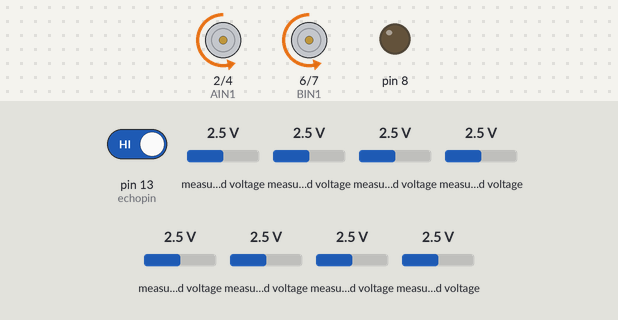
Bench run of a sketch on a simulated Arduino Nano, built with avr-gcc and run on an emulated ATmega328P. Shown: motor-driver pin pairs drawn as motors (green arrow = first pin HIGH = forward, orange = second pin HIGH = backward, longer = more drive, scaled by the enable pin), output pins drawn as LEDs (lit = HIGH). The test bench sets the inputs (shaded band); at power-on: measured voltage 2.5 V, pin 13 (echopin) HIGH.

Above: at 1.3 s.
1.4 s: measured voltage (sensor 200) set to 3.8 V
At 2.5 s:
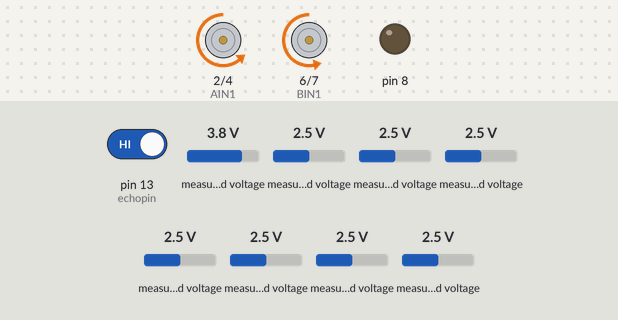
3.0 s: measured voltage (sensor 207) set to 2.7 V
At 5.6 s:
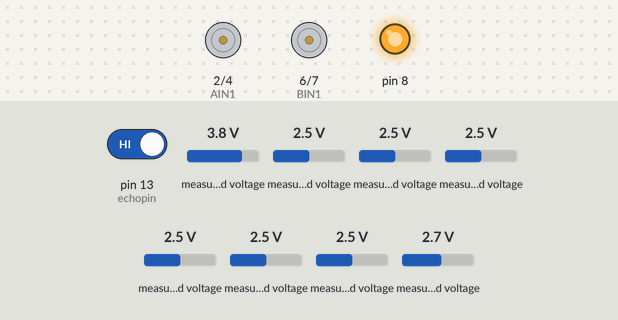
At 6.2 s:
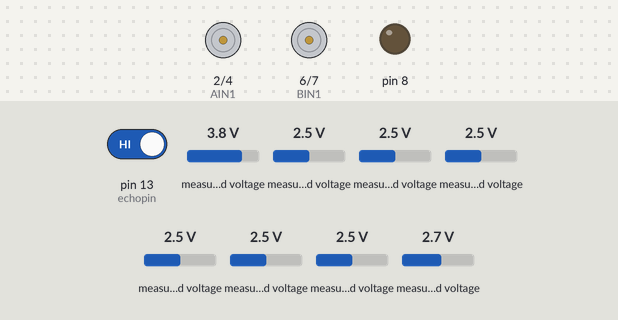
Timing chart, 0 to 7.7 s (numbered marks = the images above; inputs shaded):
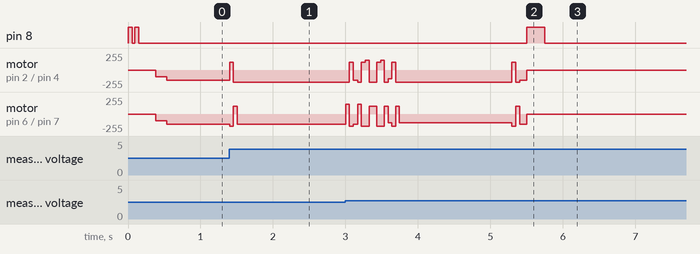

Measured:
- the behaviour switches between 2.5 and 2.6 V on measured voltage (sensor 207) (found by bisection; images 1 and 2)
- after the input at 1.4 s, motor on pin 2 (AIN1) / pin 4 (AIN2): backward 150/255 → backward 180/255 at once; motor on pin 6 (BIN1) / pin 7 (BIN2): backward 150/255 → backward 180/255 at once, → forward 120/255 0.05 s later, → backward 150/255 0.05 s later
- after the input at 3.0 s, pin 8: LOW → HIGH after 2.5 s, → LOW 0.25 s later

The sketch:

FIRST_MESSION222.ino
```cpp
void setup() {
  RobotSetup();     //Setup the robot >>
  BEEP(2, 60, 30);  //Sound

//Sample();
 StartPlan();
}

void loop() {

  MotorStop();      //MotorStop
}
```

EDIT_PLAN.ino
```cpp
void StartPlan() {
  MotorStop();
  OK(); delay(200);
  //Beep(250);
  Motor(100, 100); delay(150);

  // fline(200,20,100,'l','x');
  // fline(200,20,100,'r','x');
  // Line_Left(250, 'l');

  //ine_Left(220, 'l');
 Line_Left(150, 'l');
 Line_Right(150, 'r');
 Line_Stop(100, 'x');
 Motor(150,150);delay(60);
 TurnR();
Line_Left(150, 'l');
  Line_Right(150, 'r');
 Line_Left(150, 'l');
  Line_Stop(100, 'x');
 Motor(130,130);delay(50);
 TurnL();
 //Line_Left(130, 'l');

  Line_Timer(130, 1550);
  Line_Left(100, 'l');
  Line_Stop(100, 'x');

  Motor(150,150);delay(100);

  /*Line_Left(80, 'l');
   Line_Stop(100, 'x');
  Motor(150,150);delay(100);
 /*Line_Left(150, 'l');
  Line_Right(150, 'r');
  Line_Stop(100, 'x');
   Motor(150,150);delay(60);
   TurnR();
   Line_Left(150, 'l');
  Line_Right(150, 'r');
  Line_Left(150, 'l');
  Line_Left(150, 'l');
  Line_Left(140, 'l');
  Line_Stop(100, 'x');
   Motor(150,150);delay(100);
   //Line_Right(150, 'r');

 /*
 // Line_Right(150, 'r');
 /*
 Line_Stop(100, 'x');
   Motor(150,150);delay(60);
   TurnR();


  /*
   Line_Left(150, 'l');
 // Line_Left(150, 'l');
  Line_Stop(100, 'x');
   Motor(150,150);delay(60);
   TurnL();

  //  Motor(-150,150);delay(130);
  //Line_Left(100, 'l');
  Line_Right(150, 'r');
  Line_Right(150, 'r');
  Line_Right(150, 'r');
  Line_Timer(150, 500);
 Line_Object(120,10,'l');
  Line_Left(150, 'l');
  Line_Right(150, 'r');
  Line_Right(150, 'r');
  Line_Right(150, 'r');

  Line_Timer(120, 20);
  Line_Object(100,9,'r');
  Line_Right(150, 'r');
  Line_Left(150, 'l');
Line_Stop(150, 'x');
   Motor(150,150);delay(100);


   /*
  Motor(-95,195);delay(250);
  Line_Left(220, 'l');
      Line_Right(250, 'r');
      LineSen_Left(200, 0);

       Line_Left(220, 'l');

          Line_Right(250, 'r');
 Line_Stop(250, 'x');
 Motor(195,195);delay(250);
       //LineSen_Left(220, 0);

 // Line_Left(220, 'l');


   /* Line_Left(220, 'l');
Line_Timer(170, 500);
   /*Line_Right(250, 'r');

   //Line_Left(220, 'l');
   Line_Right(250, 'r');
      Line_Right(250, 'r');
  Line_Left(220, 'l');
  Line_Left(220, 'l');
      Line_Right(250, 'r');

 /* LineSen_Left(220, 0);
  Line_Left(220, 'l');
  Line_Right(250, 'r');
  Line_Stop(250, 'x');
  //Line_Right(250, 'r');
 // LineSen_Right(
  //Line_Stop(250, 'x');
  /*Line_Left(220, 'l');
  Line_Right(220, 'r');
   Line_Timer(170, 1650);
   Line_Timer(200, 1000);
   Line_Left(220, 'l' );
  Line_Stop(180, 'x');
   Motor(195,-95);delay(250);

  Line_Stop(180, 'x');
 /* Line_Object(150,10, 'r');


  Line_Right(220, 'r');
  Line_Left(220, 'l');
  Line_Left(220, 'l');
  Line_Timer(150, 1140);
  Line_Object(150,9,'r');

  Line_Stop(180, 'x');

  Motor(-80,150);delay(250);

  Line_Left(250, 'l');
   Line_Right(220, 'r');
    Line_Stop(250, 'x');
  /*
 //Line_TimeLine_Object(150,12, 'r');r(160,2500);
 // Line_Left(250, 'l');
 // Line_Stop(250, 'r');

  //Line_Stop(200, 'x');
 // Motor(-80,170);delay(250);

 /*
 Line_Object(150,12, 'r');
 Line_Stop(200, 'x');
 Motor(-80,170);delay(250);

*/


  MotorStop();
  Beep(250);
}


void Sample() {
  MotorStop();
  OK(); delay(500);
  Beep(250);

  Forward(120);
  delay(1000);

  Left(150);
  delay(500);

  Backward(120);
  delay(1000);

  Right(150);
  delay(500);

  MotorStop();
}
```

FUNCTION.ino
```cpp
void Line_Right(int spd,char crossdetect){
  fline(spd, 20, 150, 'r', crossdetect);
}
void Line_Left(int spd,char crossdetect){
  fline(spd, 20, 150, 'l', crossdetect);
}
void Line_Forward(int spd,char crossdetect){
  fline(spd, 20, 150, 'p', crossdetect);
}
void Line_Stop(int spd,char crossdetect){
  fline(spd, 20, 150, 's', crossdetect);
}
void Line_Object(int spd,int range,char select){
  flineOb(spd, 20, 180, range, select);
}
void Line_Timer(int spd,int tim){
  TimerPID(spd, 20, 150, tim);
}

void LineSen_Right(int spd,int NumSensor){
  flineSen(spd, 35, 150, 'r', NumSensor);
}
void LineSen_Left(int spd,int NumSensor){
  flineSen(spd, 35, 150, 'l', NumSensor);
}

void Forward(int spd){
  Motor(spd,spd);
}
void Backward(int spd){
  Motor(-spd,-spd);
}
void Left(int spd){
  Motor(-spd,spd);
}
void Right(int spd){
  Motor(spd,-spd);
}
void Stop(int spd){
  Motor(0,0);
}
```

Motor.ino
```cpp
// DO NOT EDIT //

#define PWMA 3
#define AIN1 2
#define AIN2 4

#define PWMB 5
#define BIN1 6
#define BIN2 7

void Motor1(int speedmotor2) {
  bool dir2 = (speedmotor2 >= 0 ? true : false);
  speedmotor2 = abs(speedmotor2);
  if (speedmotor2 > 255) {
    speedmotor2 = 255;
  }
  digitalWrite(BIN1, !dir2);
  digitalWrite(BIN2, dir2);
  analogWrite(PWMB, speedmotor2);
}
void Motor2(int speedmotor1) {
  bool dir1 = (speedmotor1 >= 0 ? true : false);
  speedmotor1 = abs(speedmotor1);
  if (speedmotor1 > 255) {
    speedmotor1 = 255;
  }
  digitalWrite(AIN1, !dir1);
  digitalWrite(AIN2, dir1);
  analogWrite(PWMA, speedmotor1);
}


void Motor(int leftsp, int rightsp) {
  Motor1(rightsp);
  Motor2(leftsp);
}

void MotorStop() {
  analogWrite(PWMA, 0);
  analogWrite(PWMB, 0);
}
```

SENSOR.ino
```cpp
#include <Adafruit_MCP3008.h>
Adafruit_MCP3008 adc;
#define NUM_SENSORS 8
uint8_t sck = 13;
uint8_t miso = 12;
uint8_t mosi = 11;
uint8_t ssf = 10;
uint8_t ssb = 9;
int minValueF[NUM_SENSORS] = {158, 62, 51, 73, 41, 52, 44, 119};
int maxValueF[NUM_SENSORS] = {931, 913, 904, 918, 886, 897, 893, 918};

uint8_t F_PIN[NUM_SENSORS] = {0, 1, 2, 3, 4, 5, 6, 7};
int F[NUM_SENSORS];

int Error_F = 0, LastError_F;

int trigpin = 10;
int echopin = 13;

long duration, distance;
int Dist;

////////////////////////////////////////////////////////////////////////////////////////
/////////////////////////////Turn Function//////////////////////////////////////////////
////////////////////////////////////////////////////////////////////////////////////////
void TurnL() { //Turn Left
  MotorStop();
  Motor(-120, 180); delay(50);
  while (1) {
    readCalibrateF();
    Motor(-120, 180);
    if (F[2] >= 501) {
      Motor(180,-120);delay(50);
      MotorStop();
      break;
    }
  }
}

void TurnR() { //Turn Right
  MotorStop();

  Motor(180, -120); delay(50);
  while (1) {
    readCalibrateF();
    Motor(180, -120);
    if (F[6] >= 501) {
      Motor(-120,180);delay(50);
      MotorStop();
      break;
    }
  }
}

////////////////////////////////////////////////////////////////////////////////////////
////////////////////////////////////////////////////////////////////////////////////////
////////////////////////////////////////////////////////////////////////////////////////

void RobotSetup() { //Robot Setup
  Serial.begin(9600);
  pinMode(A0, INPUT);
  pinMode(A1, INPUT);
  pinMode(A2, INPUT);
  pinMode(A3, INPUT);
  pinMode(A4, INPUT);
  pinMode(A5, INPUT);
  pinMode(A6, INPUT);
  pinMode(A7, INPUT);
  for (int i = 2; i <= 8; i++) {
    pinMode(i, OUTPUT);
  }
  pinMode(13, INPUT);
}


////////////////////////////////////////////////////////////////////////////////////////
////////////////////////////Sensor Function/////////////////////////////////////////////
////////////////////////////////////////////////////////////////////////////////////////
void readPrivateF() { //Raw sensor value
  for (int _sensor = 0; _sensor < NUM_SENSORS; _sensor++) {
    digitalWrite(ssf, HIGH);
    adc.begin(sck, mosi, miso, ssb);
    F[_sensor] = adc.readADC(F_PIN[_sensor]);
  }
}

void caribrateSensorF(int pauseTime, int samples) { //Calibrate
  for (int i = 0; i < NUM_SENSORS; i++) {
    minValueF[i] = 1023;
    maxValueF[i] = 0;
  }
  for (int startSamp = 0;  startSamp <= samples; startSamp++) {
    readPrivateF();
    for (int i = 0; i < NUM_SENSORS; i++) {
      minValueF[i] = (F[i] <= minValueF[i] ? F[i] : minValueF[i]);
      maxValueF[i] = (F[i] >= maxValueF[i] ? F[i] : maxValueF[i]);
    }
    delay(pauseTime);
  }
}

void displaySensor() { //Use to calibrate Sensor
  Serial.println("Press OK to start caribrate Front Sensor");
  OK();
  Serial.println("Caribrating");
  Beep(700);
  caribrateSensorF(20, 250);
  Beep(700);
  Serial.println("Finish");
  Serial.println("  ");
  Serial.print("int minValueF[NUM_SENSORS] = {");
  for (int i = 0; i < NUM_SENSORS; i++) {
    Serial.print(minValueF[i]);
    if ( i < NUM_SENSORS - 1) Serial.print(",");
    else Serial.println("};");
  }

  Serial.print("int maxValueF[NUM_SENSORS] = {");
  for (int i = 0; i < NUM_SENSORS; i++) {
    Serial.print(maxValueF[i]);
    if ( i < NUM_SENSORS - 1) Serial.print(",");
    else Serial.println("};");
  }
  while (1);
}

void readCalibrateF() { //Use to Read the Calibrated sensor value >>  F[0] -> F[7]
  readPrivateF();
  for (int i = 0; i < NUM_SENSORS; i++) {
    unsigned int calmin, calmax, rangeValue;
    long x = 0;
    calmin = minValueF[i];
    calmax = maxValueF[i];
    x = map(F[i], calmin, calmax, 0, 1000);
    if (x < 0) x = 0;
    if (x > 1000) x = 1000;
    F[i] = x;
  }
}

////////////////////////////////////////////////////////////////////////////////////////
//////////////////////////////////Distance Sensor///////////////////////////////////////
////////////////////////////////////////////////////////////////////////////////////////

long data() {
  pinMode(trigpin, OUTPUT);
  pinMode(echopin, INPUT);
  digitalWrite(trigpin, LOW);
  delayMicroseconds(8);
  digitalWrite(trigpin, HIGH);
  delayMicroseconds(8);
  digitalWrite(trigpin, LOW);
  duration = pulseIn (echopin, HIGH);
  distance = duration / 29 / 2;
  return distance;
}

////////////////////////////////////////////////////////////////////////////////////////
////////////////////////////////////////////////////////////////////////////////////////

void OK() {
  while (digitalRead(13) == 0) {

  }
}

int OK_PUSH() {
  if (digitalRead(13) == 0)return 0;
  else {
    return 1;
  }
}
void BEEP(int beepC, int beeptime, int beepsleep) {
  for (int beepcounter = 1; beepcounter <= beepC; beepcounter++) {
    digitalWrite(8, 1);
    delay(beeptime);
    digitalWrite(8, 0);
    delay(beepsleep);
  }
}

void Beep(int delayb) {
  digitalWrite(8, 1);
  delay(delayb);
  digitalWrite(8, 0);
  delay(10);
}

////////////////////////////////////////////////////////////////////////////////////////
////////////////////////////////////////////////////////////////////////////////////////


////////////////////////////////////////////////////////////////////////////////////////
////////////////////////////////////////////PID FUNCTION////////////////////////////////
////////////////////////////////////////////////////////////////////////////////////////


void stdPID(int baseSpeed, int Kp, int Kd) { //Pure Standard PID
  CalErrorF();
  int PIDValue = (Kp * Error_F) + (Kd * (Error_F - LastError_F));
  LastError_F  = Error_F;
  int leftPower = baseSpeed - PIDValue;
  int rightPower = baseSpeed + PIDValue;
  if ( leftPower > 255 ) leftPower = 255;
  if ( leftPower < -100 ) leftPower = -100;
  if (rightPower > 255) rightPower = 255;
  if (rightPower < -100 ) rightPower =  -100;
  Motor(leftPower, rightPower);
}

void TimerPID(int baseSpeed, int Kp, int Kd, int totalTime) { //Pid Timer
  unsigned long startTime  = millis();
  unsigned long endTime = startTime + totalTime;
  while (millis() <= endTime) {
    stdPID(baseSpeed, Kp , Kd);
  }
}

void fline(int baseSpeed, int Kp, int Kd, char select, char tag) { //Pid Line Follower
  if (tag == 'l') {
    while (1) {
      stdPID(baseSpeed, Kp, Kd);
      readCalibrateF();
      if (
        (F[0] >= 501 && F[2] >= 501)
      ) {
        break;
      }
    }
  } else if (tag == 'r') {
    while (1) {
      stdPID(baseSpeed, Kp, Kd);
      readCalibrateF();
      if (
        (F[5] >= 501 && F[7] >= 501)
      ) {
        break;
      }
    }
  } else {
    while (1) {
      stdPID(baseSpeed, Kp, Kd);
      readCalibrateF();
      if (
        (F[2] >= 501 && F[5] >= 501) || (F[0] >= 501 && F[2] >= 501) || (F[5] >= 501 && F[7] >= 501)
      ) {
        break;
      }
    }
  }
  if (select == 's') {
    MotorStop();
  } else if (select == 'l') {
    TurnL();
  } else if (select == 'r') {
    TurnR();
  } else if (select == 'p') {
    Motor(baseSpeed, baseSpeed); delay(40);
  }
}

void flineSen(int baseSpeed, int Kp, int Kd, char select, int SensorNumber) { //Pid Line Follower
  if (SensorNumber == 0) {
    while (1) {
      stdPID(baseSpeed, Kp, Kd);
      readCalibrateF();
      if (F[0] >= 501) {
        break;
      }
    }
  } else if (SensorNumber == 1) {
    while (1) {
      stdPID(baseSpeed, Kp, Kd);
      readCalibrateF();
      if (F[1] >= 501) {
        break;
      }
    }
  }else if (SensorNumber == 2) {
    while (1) {
      stdPID(baseSpeed, Kp, Kd);
      readCalibrateF();
      if (F[2] >= 501) {
        break;
      }
    }
  }else if (SensorNumber == 3) {
    while (1) {
      stdPID(baseSpeed, Kp, Kd);
      readCalibrateF();
      if (F[3] >= 501) {
        break;
      }
    }
  }else if (SensorNumber == 4) {
    while (1) {
      stdPID(baseSpeed, Kp, Kd);
      readCalibrateF();
      if (F[4] >= 501) {
        break;
      }
    }
  }else if (SensorNumber == 5) {
    while (1) {
      stdPID(baseSpeed, Kp, Kd);
      readCalibrateF();
      if (F[5] >= 501) {
        break;
      }
    }
  }else if (SensorNumber == 6) {
    while (1) {
      stdPID(baseSpeed, Kp, Kd);
      readCalibrateF();
      if (F[6] >= 501) {
        break;
      }
    }
  }else if (SensorNumber == 7) {
    while (1) {
      stdPID(baseSpeed, Kp, Kd);
      readCalibrateF();
      if (F[7] >= 501) {
        break;
      }
    }
  }else {
    while (1) {
      stdPID(baseSpeed, Kp, Kd);
      readCalibrateF();
      if (
        (F[2] >= 501 && F[5] >= 501) || (F[0] >= 501 && F[2] >= 501) || (F[5] >= 501 && F[7] >= 501)
      ) {
        break;
      }
    }
  }
  if (select == 's') {
    MotorStop();
  } else if (select == 'l') {
    TurnL();
  } else if (select == 'r') {
    TurnR();
  } else if (select == 'p') {
    Motor(baseSpeed, baseSpeed); delay(40);
  }
}

void flineOb(int baseSpeed, int Kp, int Kd, int dis, char select) { //Pid Object
  while (1) {
    stdPID(baseSpeed, Kp, Kd);
    readCalibrateF();
    Dist = data();
    if (
      Dist >= 3 && Dist <= dis
    ) {
      MotorStop();
      break;
    }
  }
  if (select == 'r') { // Avoid to right
    MotorStop(); delay(10);
    Motor(120, -80);
    delay(140);
    MotorStop(); delay(10);
    Motor(50, 200);
    delay(220);
    while (1) {
      Motor(60, 200);
      readCalibrateF();
      if (F[2] >= 501 || F[5] >= 501) {
        Motor(80, 80); delay(25);
        MotorStop();
        break;
      }
    }
    TurnR();
    //Motor(150, -150); delay(150);
   /*while (1) {
      readCalibrateF();
      Motor(150, -150);
      if (F[5] >= 501) {
        Motor(-150, 150); delay(20);
        MotorStop();
        break;
      }
    }*/
     MotorStop(); delay(10);
  }

  else if (select == 'l') { // Avoid to Left
    MotorStop(); delay(10);
    Motor(-80, 120);
    delay(130);
    MotorStop(); delay(10);
    Motor(250, 60);
    delay(220);
     while (1) {
       Motor(250, 20);
       readCalibrateF();
       if (F[2] >= 501 || F[5] >= 501) {
           Motor(80, 80); delay(30);
           MotorStop();
           break;
       }
       }
       TurnL();
       MotorStop(); delay(10);
      }
}

void CalErrorF() { //Calculate PD Error value
  readCalibrateF();
  if (F[0] >= 501 && F[1] <= 501 && F[2] <= 501 && F[3] <= 501 && F[4] <= 501 && F[5] <= 501 && F[6] <= 501 && F[7] <= 501)Error_F = 7;
  else if (F[0] >= 501 && F[1] >= 501 && F[2] <= 501 && F[3] <= 501 && F[4] <= 501 && F[5] <= 501 && F[6] <= 501 && F[7] <= 501)Error_F = 6;
  else if (F[0] <= 501 && F[1] >= 501 && F[2] <= 501 && F[3] <= 501 && F[4] <= 501 && F[5] <= 501 && F[6] <= 501 && F[7] <= 501)Error_F = 5;
  else if (F[0] <= 501 && F[1] >= 501 && F[2] >= 501 && F[3] <= 501 && F[4] <= 501 && F[5] <= 501 && F[6] <= 501 && F[7] <= 501)Error_F = 4;
  else if (F[0] <= 501 && F[1] <= 501 && F[2] >= 501 && F[3] <= 501 && F[4] <= 501 && F[5] <= 501 && F[6] <= 501 && F[7] <= 501)Error_F = 3;
  else if (F[0] <= 501 && F[1] <= 501 && F[2] >= 501 && F[3] >= 501 && F[4] <= 501 && F[5] <= 501 && F[6] <= 501 && F[7] <= 501)Error_F = 2;
  else if (F[0] <= 501 && F[1] <= 501 && F[2] <= 501 && F[3] >= 501 && F[4] <= 501 && F[5] <= 501 && F[6] <= 501 && F[7] <= 501)Error_F = 1;
  else if (F[0] <= 501 && F[1] <= 501 && F[2] <= 501 && F[3] >= 501 && F[4] >= 501 && F[5] <= 501 && F[6] <= 501 && F[7] <= 501)Error_F = 0;
  else if (F[0] <= 501 && F[1] <= 501 && F[2] <= 501 && F[3] <= 501 && F[4] >= 501 && F[5] <= 501 && F[6] <= 501 && F[7] <= 501)Error_F = -1;
  else if (F[0] <= 501 && F[1] <= 501 && F[2] <= 501 && F[3] <= 501 && F[4] >= 501 && F[5] >= 501 && F[6] <= 501 && F[7] <= 501)Error_F = -2;
  else if (F[0] <= 501 && F[1] <= 501 && F[2] <= 501 && F[3] <= 501 && F[4] <= 501 && F[5] >= 501 && F[6] <= 501 && F[7] <= 501)Error_F = -3;
  else if (F[0] <= 501 && F[1] <= 501 && F[2] <= 501 && F[3] <= 501 && F[4] <= 501 && F[5] >= 501 && F[6] >= 501 && F[7] <= 501)Error_F = -4;
  else if (F[0] <= 501 && F[1] <= 501 && F[2] <= 501 && F[3] <= 501 && F[4] <= 501 && F[5] <= 501 && F[6] >= 501 && F[7] <= 501)Error_F = -5;
  else if (F[0] <= 501 && F[1] <= 501 && F[2] <= 501 && F[3] <= 501 && F[4] <= 501 && F[5] <= 501 && F[6] >= 501 && F[7] >= 501)Error_F = -6;
  else if (F[0] <= 501 && F[1] <= 501 && F[2] <= 501 && F[3] <= 501 && F[4] <= 501 && F[5] <= 501 && F[6] <= 501 && F[7] >= 501)Error_F = -7;
  else if (F[0] <= 501 && F[1] <= 501 && F[2] <= 501 && F[3] <= 501 && F[4] <= 501 && F[5] <= 501 && F[6] <= 501 && F[7] <= 501)Error_F = 0;//LastError_F;
}
```
